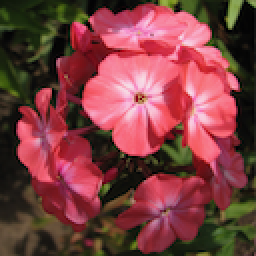
#> input picture 100Flowers/001.png, 128 x 128 px, found by its file name (shown 2 times larger); its folder holds only this picture in this run
$ python program_for_100_images_hu_moments.py
#> lines starting #> are read from the running program, lines starting #| are printed output that depends on the picture; after the words box and inside, x2 and y2 are one past the last pixel; in counts of white or black regions, pixels touching at a corner belong together
# -*- coding: utf-8 -*-
"""Program for 100 images Hu Moments.ipynb

Automatically generated by Colaboratory.

Original file is located at
    https://colab.research.google.com/drive/11p_c7948ViOLUZBJCZVeLvQEZT1_lHXx
"""

import cv2
import pandas as pd
import numpy as np
import os
import math

def calculate_hu_moments(image_path):
#> called with image_path = '/100Flowers/001.png'
    im = cv2.imread(image_path,cv2.IMREAD_GRAYSCALE)
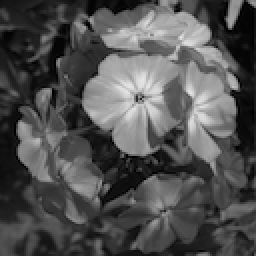
#> im: shape (128, 128) (shown 2 times larger); min 0, max 228, mean 80.9
    _,im = cv2.threshold(im, 80, 255, cv2.THRESH_BINARY)
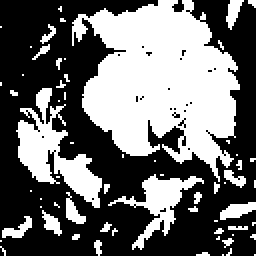
#> im: shape (128, 128) (shown 2 times larger); 42.2% white; 63 white regions (51 under 20 px), largest, box (x1, y1, x2, y2) and area: (36, 0, 120, 91) 4635, (8, 44, 51, 104) 971, (54, 87, 102, 125) 507
    moments = cv2.moments(im)
#> moments = moments, m00 1761030, centre m10/m00, m01/m00 = (71.34, 54.88)
    hu_moments = cv2.HuMoments(moments)
#> hu_moments = [0.00104, 3.38e-08, 7.38e-11, 6.87e-11, -1.73e-21, 1.23e-14, 4.58e-21]
    for i in range(0,7):
      hu_moments[i] = -1* math.copysign(1.0, hu_moments[i]) * math.log10(abs(hu_moments[i]))
#> after the loop, hu_moments = [2.98, 7.47, 10.13, 10.16, -20.76, 13.91, 20.34]
    hu_moments = np.ravel(hu_moments)
    return hu_moments

hu_moments_list = []
file_names = []

for i in range(1, 101):
    image_path =os.path.abspath(f"/100Flowers/00{i}.png")
    hu_moments = calculate_hu_moments(image_path)
#> hu_moments = [2.98, 7.47, 10.13, 10.16, -20.76, 13.91, 20.34]
#> (the run stopped early here; a loop or call above may not have finished)
